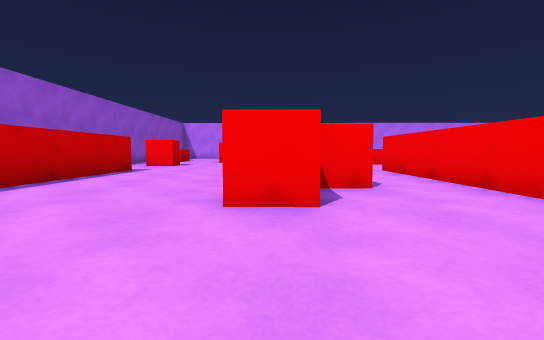
[1] (above)

24 first-person views from a walk through a Unity game level. The camera is 0.58 m above the floor, tilts 4° down and sees 90° across. The floor is counted in squares, 1 m on a side. Each view is taken from the middle of a square. On the plan, view 1 faces up. The plan holds only what a view shows up to about 9 squares ahead; the rest is blank. The place goes on beyond the plan. The player is left out.

[2]
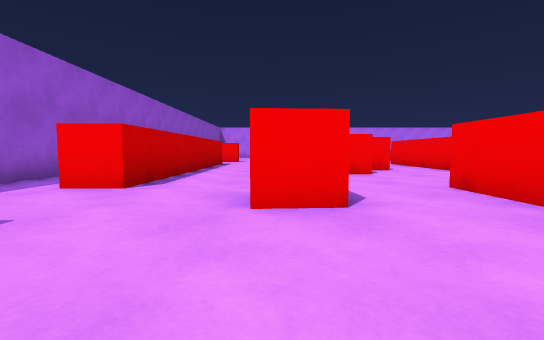

[3]
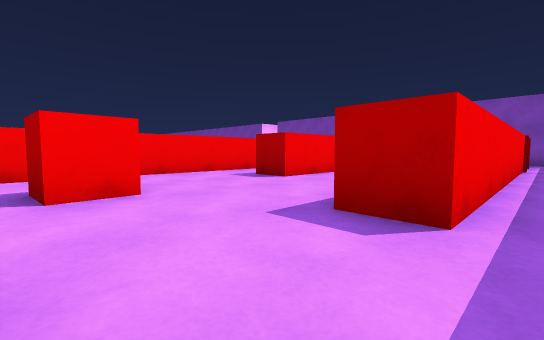

[4]
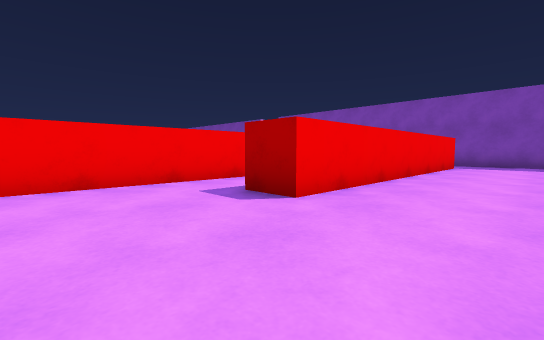

[5]
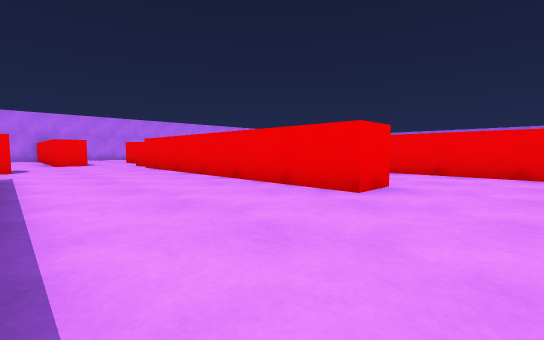

[6]
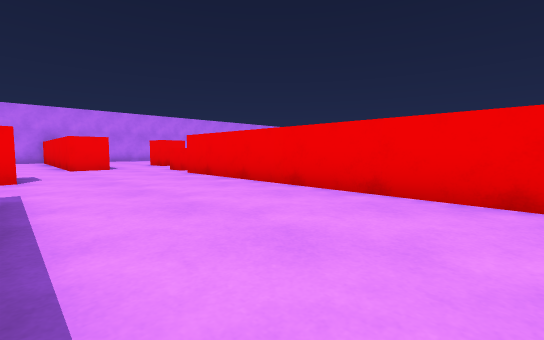

[7]
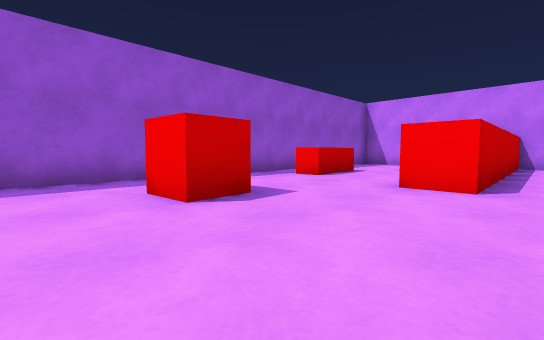

[8]
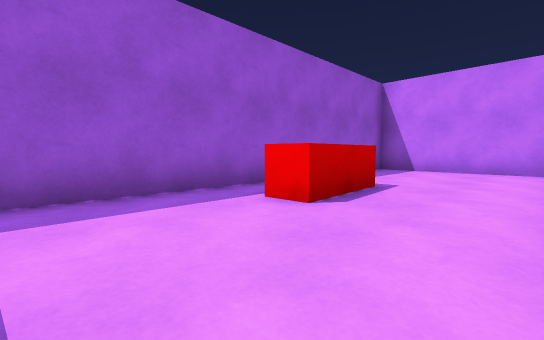

[9]
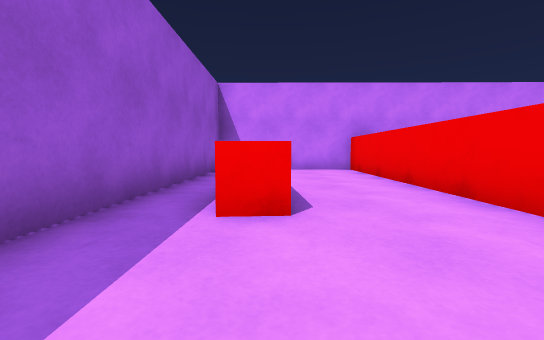

[10]
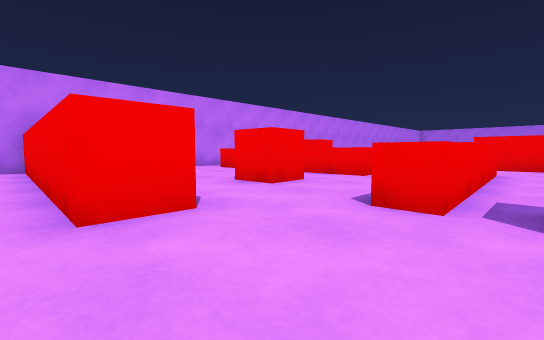

[11]
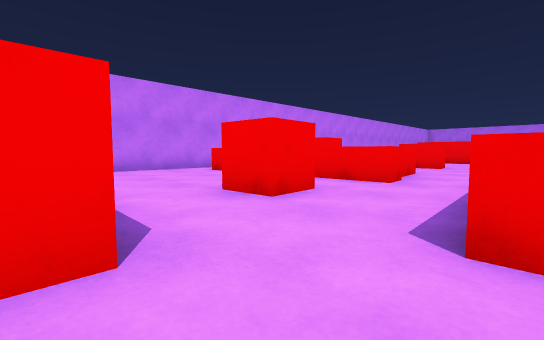

[12]
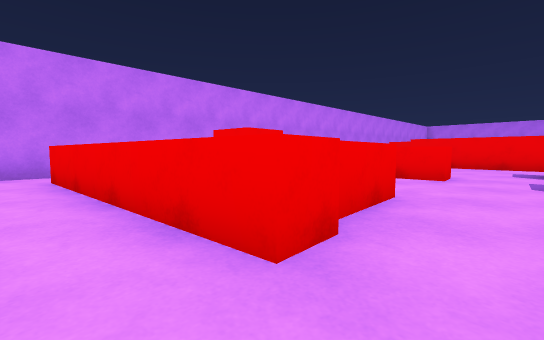

[13]
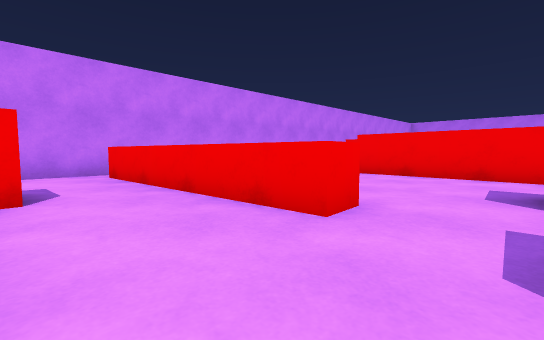

[14]
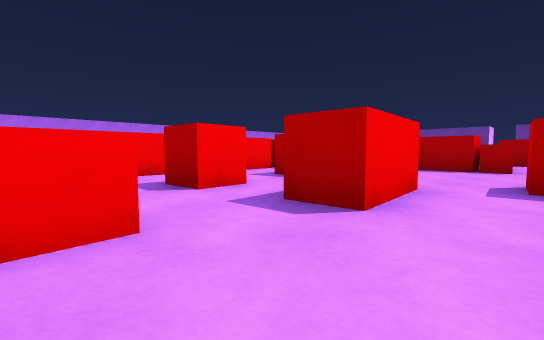

[15]
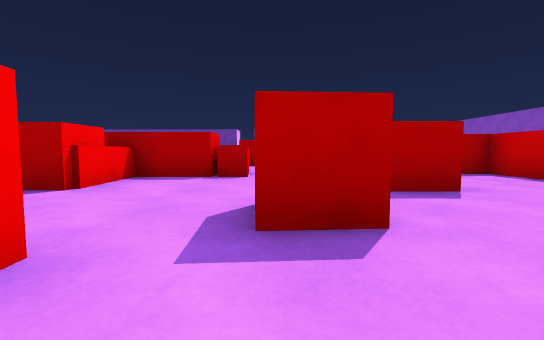

[16]
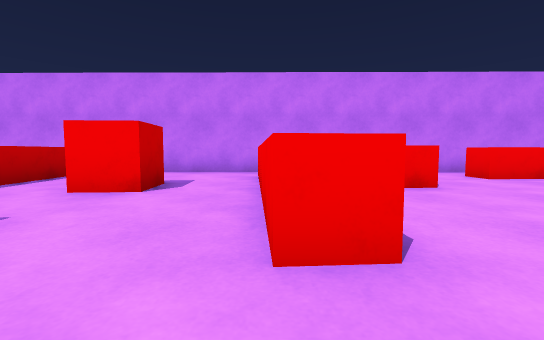

[17]
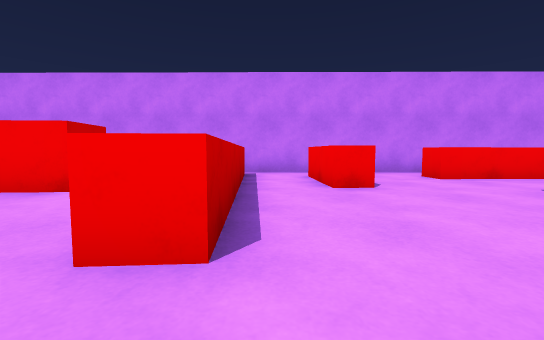

[18]
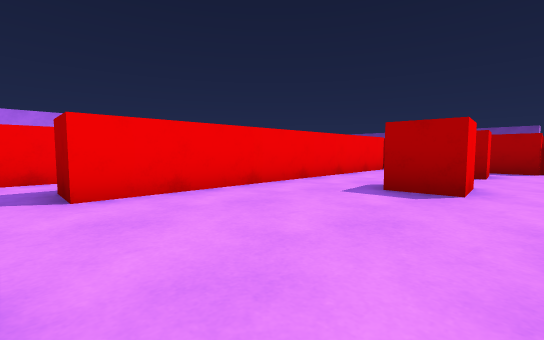

[19]
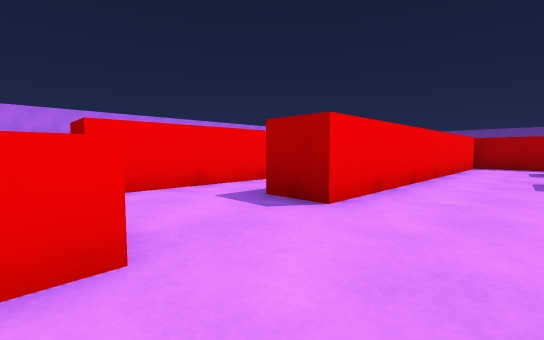

[20]
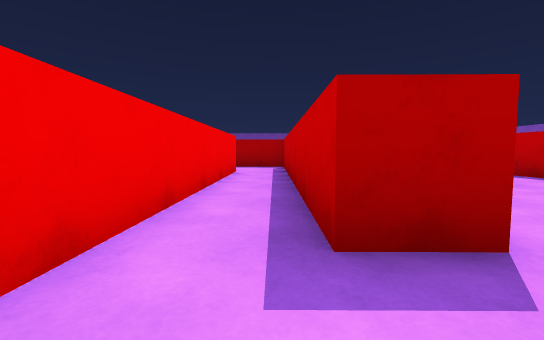

[21]
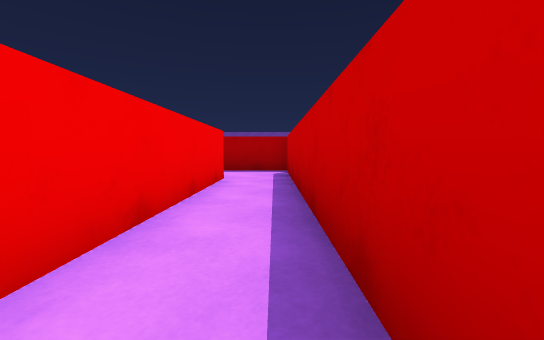

[22]
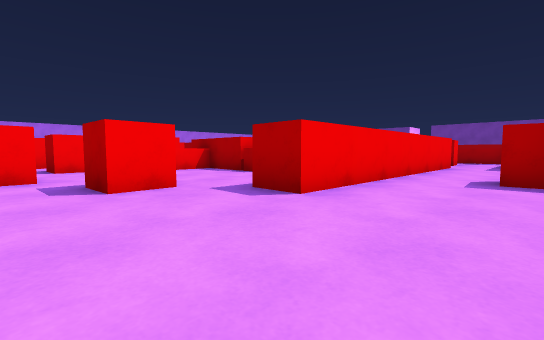

[23]
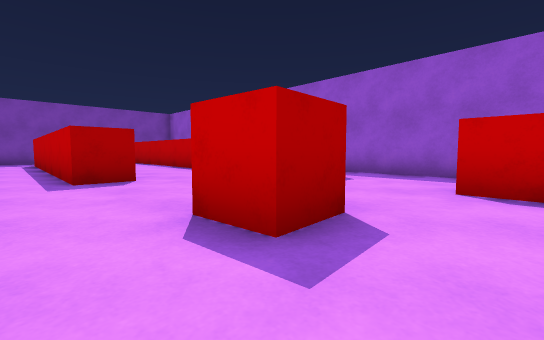

[24]
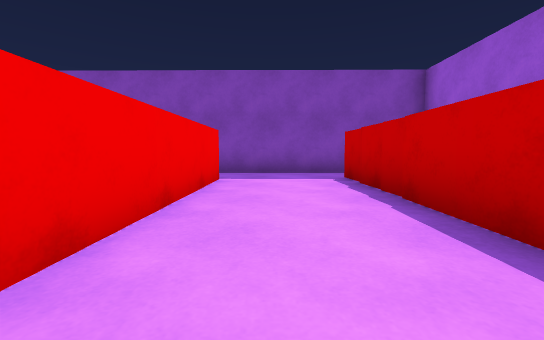

### Floor plan
Key: @ floor where view 1 was taken; # wall or solid block; x gap in a wall; . floor; ^ raised ledge; C red cube; B red block.
Columns run from 7 left of view 1 to 16 right of it. Each row starts with its distance up from view 1.
 21 ########################
 20 #....#...............
 19 #....#....^....^.B..^^^
 18 #....#....^.CC.^.B....#
 17 #....#....^.CC.^.B....#
 16 #.B..#....^....^....#.#
 15 #.B..#..C.^BB..^....#.#
 14 #....#....^B........#.#
 13 #................C..#.#
 12 #......^^^^^^.CC.C..#.#
 11 #.CC...x.......C....#.#
 10 #......#....CC...CC.#.#
  9 #......#....CC...C..#..
  8    #...#...#....#######
  7    #...#...#....B#
  6   ##...#...# .B###
  5   #....#C..# .B
  4   #....#C..# .B
  3   #....#...#
  2 # #........#
  1 #.#........#
  0 #....C.@#
 -1 #....CC.#
 -2 #.......#
 -3 #.#.....#
 -4  .#.....#
 -5  .#..##.#
 -6  .#..##.#
 -7  .#..##.
 -8  .#..##.
 -9  .#..##.
-10  .#..##.
-11  .C..##.
-12  .C..#
-13   C...
-14   ####

Where each view was taken, in squares from view 1:
view 1: 0 up, 0 right, facing up
view 2: 4 down, 2 left, facing up
view 3: 0 up, 6 left, facing down-right
view 4: 2 down, 4 left, facing down-right
view 5: 1 up, 4 left, facing up-right
view 6: 4 up, 4 left, facing up-right
view 7: 9 up, 1 left, facing up-left
view 8: 12 up, 3 left, facing up-left
view 9: 12 up, 5 left, facing up
view 10: 11 up, 3 left, facing up-right
view 11: 12 up, 2 left, facing up-right
view 12: 13 up, 2 right, facing up-right
view 13: 13 up, 6 right, facing up-right
view 14: 15 up, 6 right, facing down-right
view 15: 12 up, 6 right, facing down
view 16: 13 up, 8 right, facing up
view 17: 13 up, 9 right, facing up
view 18: 17 up, 9 right, facing down-right
view 19: 19 up, 11 right, facing down-right
view 20: 18 up, 14 right, facing down
view 21: 16 up, 14 right, facing down
view 22: 11 up, 1 right, facing down-right
view 23: 1 up, 0 right, facing down-left
view 24: 7 down, 3 left, facing down
